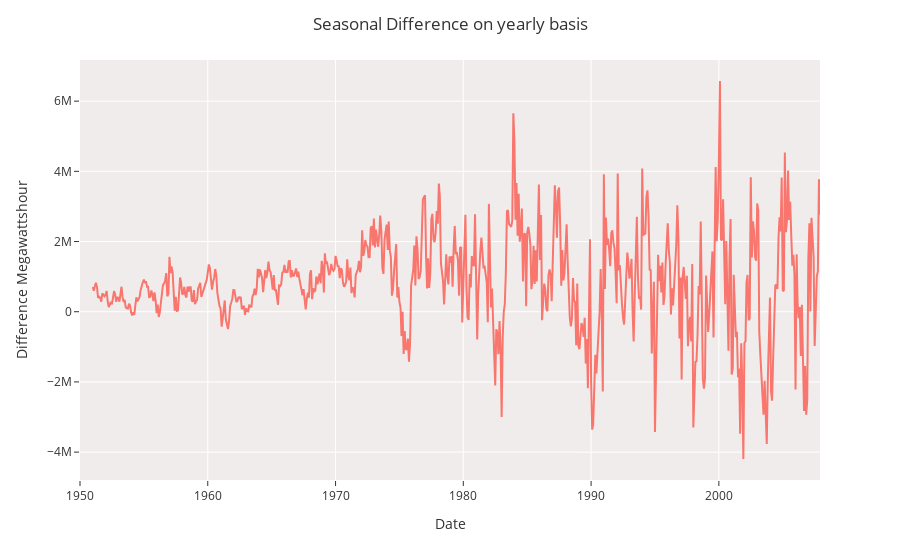

Notebook source saved alongside this figure:
### Code cell
fig = px.line(canada, x=canada.index, y="seasonal_difference",template='ggplot2')

fig.update_layout(
    yaxis_title="Difference Megawattshour", 
    xaxis_title="Date",
    title="Seasonal Difference on yearly basis",
    plot_bgcolor='#F0ECEC'
)

fig.show()

### Figure 1 — Plotly figure (JSON) as saved in the notebook; plotly's stock layout.template omitted (floating-point values rounded to 4 significant figures; data arrays with more than 128 entries replaced by an {"elided": "..."} marker saying what was removed)
{"data": [{"hovertemplate": "REF_DATE=%{x}<br>seasonal_difference=%{y}<extra></extra>", "legendgroup": "", "line": {"color": "#F8766D", "dash": "solid"}, "marker": {"symbol": "circle"}, "mode": "lines", "name": "", "orientation": "v", "showlegend": false, "type": "scatter", "x": {"elided": "696 str values"}, "xaxis": "x", "y": {"elided": "696 int values"}, "yaxis": "y"}], "layout": {"legend": {"tracegroupgap": 0}, "margin": {"t": 60}, "plot_bgcolor": "#F0ECEC", "title": {"text": "Seasonal Difference on yearly basis"}, "xaxis": {"anchor": "y", "domain": [0, 1], "title": {"text": "Date"}}, "yaxis": {"anchor": "x", "domain": [0, 1], "title": {"text": "Difference Megawattshour"}}}}
